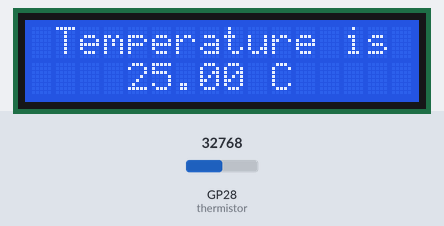
Recording of a program running on a simulated Raspberry Pi Pico running MicroPython. Shown: 16×2 character LCD. Inputs (shaded band) come from the test bench; at power-on: GP28 (thermistor) = 32768 (analog values on the 0–65535 scale). Library files of the repository ran but are not shown: lcd1602.py.

Above: at 0.2 s.
1.3 s: GP28 (thermistor) set to 45874
At 3.1 s:
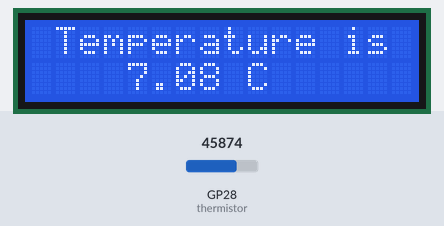
4.9 s: GP28 (thermistor) set to 57670
At 6.6 s:
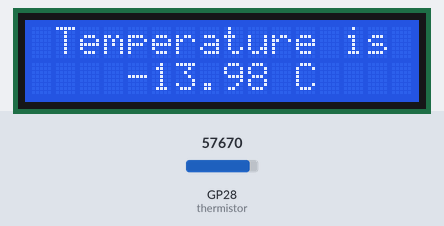
8.3 s: GP28 (thermistor) set to 19660
At 9.5 s:
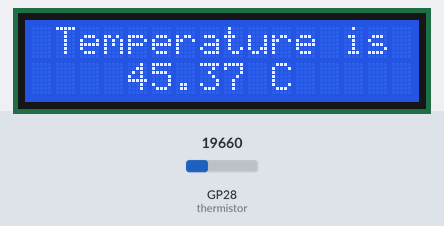
Timing chart, 0 to 11.3 s (numbered marks = the images above; inputs shaded):
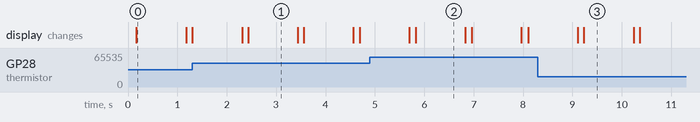

Measured:
- after the input at 1.3 s, the display: first differs from a run without the input after 1.1 s (image 1)
- after the input at 4.9 s, the display: first differs from a run without the input after 0.93 s (image 2)
- after the input at 8.3 s, the display: first differs from a run without the input after 0.93 s (image 3)
- what the display in image 0 shows lasts 1.0 s, from 0.2 s to 1.2 s

The program:

lcd-temp.py
```python
# From https://docs.sunfounder.com/projects/thales-kit/en/master/liquid_crystal_display.html
from lcd1602 import LCD
import machine
import utime
import math

thermistor = machine.ADC(28)
lcd = LCD()

while True:
    temperature_value = thermistor.read_u16()
    Vr = 3.3 * float(temperature_value) / 65535
    Rt = 10000 * Vr / (3.3 - Vr)
    temp = 1/(((math.log(Rt / 10000)) / 3950) + (1 / (273.15+25)))
    Cel = temp - 273.15
    #Fah = Cel * 1.8 + 32
    #print ('Celsius: %.2f C  Fahrenheit: %.2f F' % (Cel, Fah))
    #utime.sleep_ms(200)

    string = " Temperature is \n    " + str('{:.2f}'.format(Cel))+ " C"
    lcd.message(string)
    utime.sleep(1)
    lcd.clear()
```
